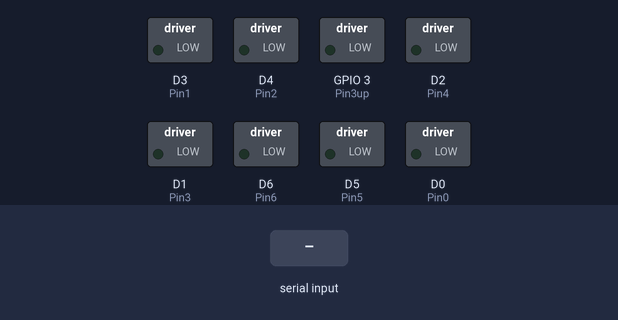
The program below on a simulated ESP8266 (NodeMCU). On the bench: switched loads named in the program (green lamp = pin HIGH). The test bench sets the inputs (shaded band). WiFi joins after 1.5 s; servers stay silent unless stated; what the program prints to the serial monitor is not drawn.

Above: at 3.2 s.
3.3 s: "1" received over the second serial link
At 4.4 s:
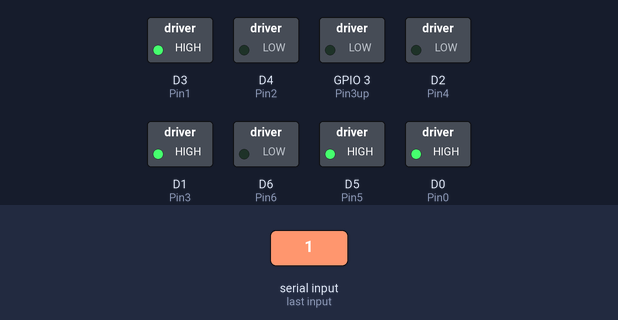
4.8 s: "2" received over the second serial link
At 5.6 s:
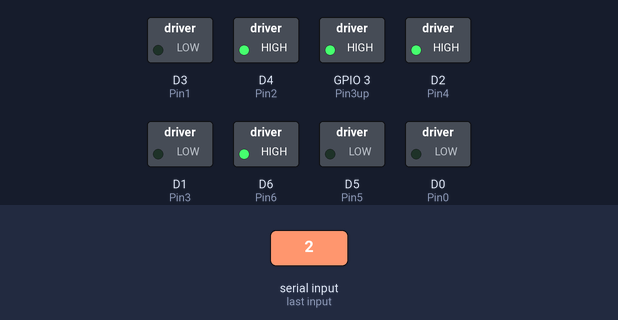
6.3 s: "3" received over the second serial link
At 6.7 s:
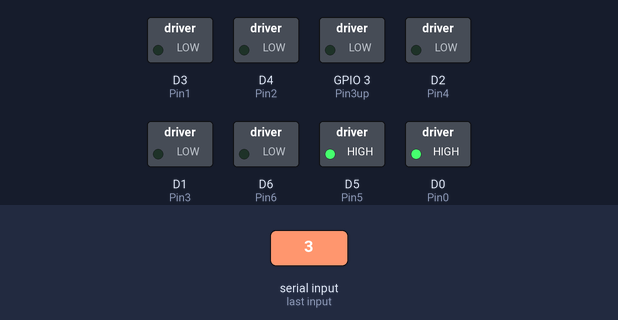
7.8 s: "4" received over the second serial link
At 9.0 s:
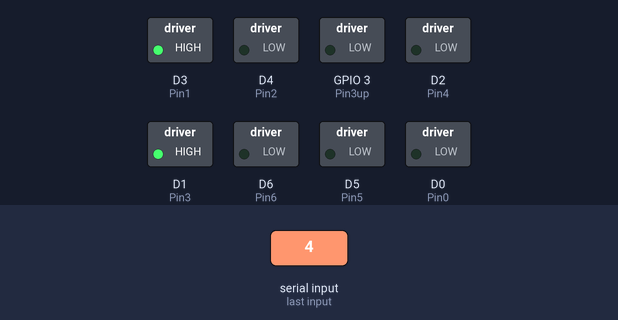
9.3 s: "5" received over the second serial link
At 10.1 s:
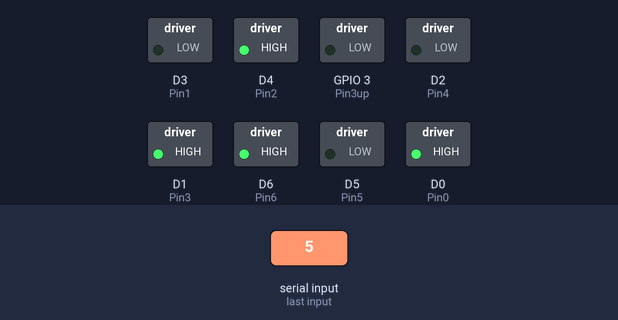
10.8 s: "6" received over the second serial link
At 11.3 s:
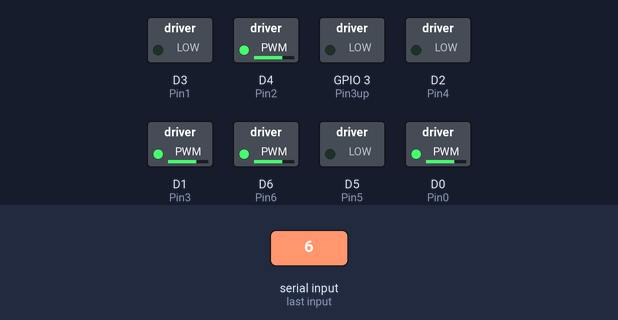
Timing chart, 0 to 13.3 s (numbered marks = the images above; inputs shaded):
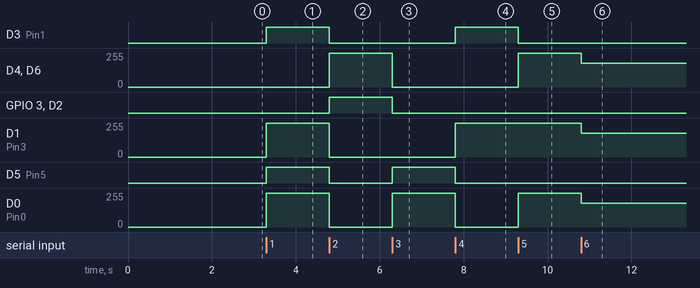

The program:

main.cpp
```cpp
#include <Arduino.h>
#include <Motors.h>
#include <SoftwareSerial.h>
#include <ESP8266WiFi.h>
#define Pin3up 3

int Pin1=D3;
int Pin2=D4;
int Pin3=D1;
int Pin4=D2;
int Pin5=D5;
int Pin6=D6;

int Pin0=D0;

Motors lewyshieldM1A(Pin1);
Motors lewyshieldM1B(Pin2);
Motors lewyshieldM1AM1B(Pin1,Pin2);
Motors lewyshieldM2A(Pin3);
Motors lewyshieldM2B(Pin4);
Motors lewyshieldM2AM2B(Pin3,Pin4);
Motors prawyshieldM1A(Pin5);
Motors prawyshieldM1B(Pin6);
Motors prawyshieldM1AM1B(Pin5,Pin6);
Motors prawyshieldM2A(Pin0);
Motors prawyshieldM2B(Pin3up);
Motors prawyshieldM2AM2B(Pin0,Pin3up);


/*
const char* ssid = "----";
const char* password = "------";
SoftwareSerial bluetooth(D7, D8); // RX, TX
int ledPin = D6;

void setup() {
  pinMode(ledPin, OUTPUT);
  Serial.begin(9600);
  WiFi.begin(ssid, password);
  while (WiFi.status() != WL_CONNECTED) {
    delay(1000);
    Serial.println("Connecting to WiFi...");
  }
  Serial.println("Connected to WiFi");
  bluetooth.begin(9600);
}

void loop() {
  if (bluetooth.available() > 0) {
    char receivedChar = bluetooth.read();
    int receiver=bluetooth.read();
    if (receivedChar == '2') {
      analogWrite(ledPin,receiver);
    }
    if(receivedChar=='3')
    {
      digitalWrite(ledPin,LOW);
    }
  }
}
*/
const char* ssid = "TAB";
const char* password = "faustyna";
SoftwareSerial bluetooth(D7, D8); // RX, TX
void setup()
{
  pinMode(Pin1,OUTPUT);
  pinMode(Pin2,OUTPUT);
  pinMode(Pin3,OUTPUT);
  pinMode(Pin4,OUTPUT);
  pinMode(Pin5,OUTPUT);
  pinMode(Pin6,OUTPUT);
  pinMode(Pin0,OUTPUT);
  pinMode(Pin3up,OUTPUT);
   Serial.begin(9600);
  WiFi.begin(ssid, password);
  while (WiFi.status() != WL_CONNECTED) {
    delay(1000);
    Serial.println("Connecting to WiFi...");
  }
  Serial.println("Connected to WiFi");
  bluetooth.begin(9600);
}

void forward(int v1,int v2)
{
  lewyshieldM1AM1B.go(v1,v2);
      lewyshieldM2AM2B.go(v1,v2);
      prawyshieldM1AM1B.go(v1,v2);
      prawyshieldM2AM2B.go(v1,v2);

}
void backward(int v1,int v2)
{
  lewyshieldM1AM1B.go(v1,v2);
      lewyshieldM2AM2B.go(v1,v2);
      prawyshieldM1AM1B.go(v1,v2);
      prawyshieldM2AM2B.go(v1,v2);
}
void left(int v1,int v2)
{
      lewyshieldM1AM1B.go(v1,0);
      lewyshieldM2AM2B.go(v1,0);
      prawyshieldM1AM1B.go(v2,0);
      prawyshieldM2AM2B.go(v2,0);
}
void right(int v1,int v2)
{
   lewyshieldM1AM1B.go(v1,0);
      lewyshieldM2AM2B.go(v1,0);
      prawyshieldM1AM1B.go(v2,0);
      prawyshieldM2AM2B.go(v2,0);
}
void stop()
{
      lewyshieldM1AM1B.go(0,0);
      lewyshieldM2AM2B.go(0,0);
      prawyshieldM1AM1B.go(0,0);
      prawyshieldM2AM2B.go(0,0);
}


void loop()
{

    //analogWrite(ledPin1,150);
    ///analogWrite(ledPin2,100);
    //prosto pierwsza strona


      //analogWrite(ledPin5,150);
       if (bluetooth.available() > 0) {
    char receivedChar = bluetooth.read();
    switch (receivedChar)
    {
    case '1':

 forward(255, 0);

      break;
    case '2':
    backward(0,255);


      break;
      case '3':
      left(0,255);
      break;

      case '4':
     right(255,0);

      break;
      case '5':
      lewyshieldM1AM1B.go(0,255);
      lewyshieldM2AM2B.go(255,0);
      prawyshieldM1AM1B.go(0,255);
      prawyshieldM2AM2B.go(255,0);
      break;
      case '6':
      lewyshieldM1AM1B.go(0,180);
      lewyshieldM2AM2B.go(180,0);
      prawyshieldM1AM1B.go(0,180);
      prawyshieldM2AM2B.go(180,0);
      break;
      case '7':
      lewyshieldM1AM1B.go(200,20);
      lewyshieldM2AM2B.go(20,200);
      prawyshieldM1AM1B.go(200,20);
      prawyshieldM2AM2B.go(20,200);
      break;
      case '8':
      lewyshieldM1AM1B.go(0,0);
      lewyshieldM2AM2B.go(0,0);
      prawyshieldM1AM1B.go(0,0);
      prawyshieldM2AM2B.go(0,0);
      break;
      case '9':
      lewyshieldM1AM1B.go(180,0);
      lewyshieldM2AM2B.go(180,0);
      prawyshieldM1AM1B.go(255,0);
      prawyshieldM2AM2B.go(255,0);
      break;
      default:

      stop();
      break;


    }

  }


}
```

Motors.h
```cpp
#ifndef Motors_h
#define Motors_h

#include "Arduino.h"

class Motors
{

   public: Motors(int pin1,int pin2);
   public: Motors(int pin);
    void go(int v1,int v2);
    void goone(int v);


  private:
   int _pin;
    int _pin1;
    int _pin2;
    int _v1;
    int _v2;
    int _v;


};

#endif
```

Motors.cpp
```cpp
#include "Motors.h"

Motors::Motors(int pin1,int pin2)
{
    pinMode(pin1, OUTPUT);
    pinMode(pin2,OUTPUT);
    _pin1 = pin1;
    _pin2=pin2;
}
Motors::Motors(int pin)
{
    pinMode(pin,OUTPUT);
    _pin=pin;
}
void Motors::goone(int v)
{
    analogWrite(_pin,v);
}
void Motors::go(int v1,int v2)
{
    analogWrite(_pin1,v1);
    analogWrite(_pin2,v2);

}
```

Measured:
- after the input at 3.3 s, D3 (Pin1), D5 (Pin5): LOW → HIGH at once; D1 (Pin3), D0 (Pin0): 0/255 → 255/255 at once
- after the input at 4.8 s, D3 (Pin1), D5 (Pin5): HIGH → LOW at once; D4 (Pin2), D6 (Pin6): 0/255 → 255/255 at once; GPIO 3 (Pin3up), D2 (Pin4): LOW → HIGH at once; D1 (Pin3), D0 (Pin0): 255/255 → 0/255 at once
- after the input at 6.3 s, D4 (Pin2), D6 (Pin6): 255/255 → 0/255 at once; GPIO 3 (Pin3up), D2 (Pin4): HIGH → LOW at once; D5 (Pin5): LOW → HIGH at once; D0 (Pin0): 0/255 → 255/255 at once
- after the input at 7.8 s, D3 (Pin1): LOW → HIGH at once; D1 (Pin3): 0/255 → 255/255 at once; D5 (Pin5): HIGH → LOW at once; D0 (Pin0): 255/255 → 0/255 at once
- after the input at 9.3 s, D3 (Pin1): HIGH → LOW at once; D4 (Pin2), D6 (Pin6), D0 (Pin0): 0/255 → 255/255 at once
- after the input at 10.8 s, D4 (Pin2), D1 (Pin3), D6 (Pin6), D0 (Pin0): 255/255 → 180/255 at once
